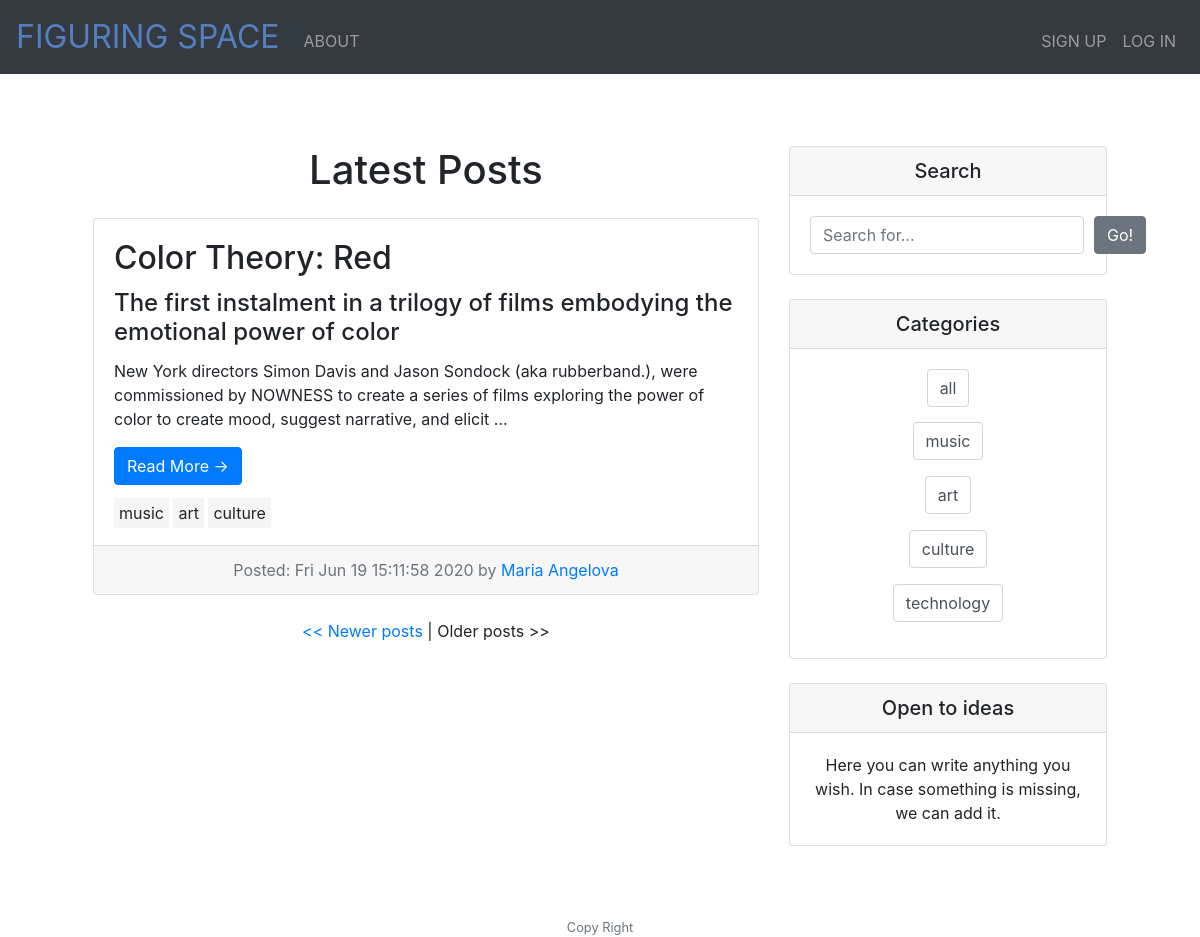
/2, run on the app's committed database.
### models.py (models this page shows, shortened)
class Post(db.Model):
    id = db.Column(db.Integer, primary_key=True)
    title = db.Column(db.String(50))
    subtitle = db.Column(db.String(50))
    date_posted = db.Column(db.DateTime)
    content = db.Column(db.Text)
    author = db.Column(db.Integer, db.ForeignKey("user.id"))
    categories = db.relationship("Category", secondary='categories', backref=db.backref('posts', lazy='dynamic'))

class Category(db.Model):
    id = db.Column(db.Integer, primary_key=True)
    title = db.Column(db.String(50))

class User(db.Model):
    id = db.Column(db.Integer, primary_key=True)
    first_name = db.Column(db.String(50))
    last_name = db.Column(db.String(50))
    email = db.Column(db.String(50))
    password = db.Column(db.String(20))
    registered = db.Column(db.DateTime)
    posts = db.relationship("Post", backref='user')

### app.py (the view)
@app.route("/", methods=['GET'])
@app.route('/posts')
@app.route("/<int:page>", methods=['GET'])
def index(page=1):
    posts = Post.query.order_by(Post.date_posted.desc()).paginate(page,per_page=5,error_out=False)
    categories = Category.query.all()
    return render_template("index.html", posts=posts, categories=categories)

### app.py (called while the page is built)
@app.after_request
def after_request(response):
    response.headers["Cache-Control"] = "no-cache, no-store, must-revalidate"
    response.headers["Expires"] = 0
    response.headers["Pragma"] = "no-cache"
    return response

### templates/index.html (shortened to what this page needs)
{% extends "layout.html" %} {% block main %}
<div class="container">
  <div class="row">
    <div class="col-md-8">
      <h1 class="my-4">
        Latest Posts
      </h1>
      {% block content %} {% if posts %} {%for post in posts.items%}
      <div class="card mb-4">
        <div class="card-body" style="text-align: left;">
          <h2 class="card-title">{{post.title}}</h2>
          <h4 class="card-title">{{post.subtitle}}</h4>
          <p class="card-text">
            {{post.content[:200]}}...
          </p>
          <a href="/post/{{post.id}}" class="btn btn-primary"
            >Read More &rarr;</a
          >
          {%for cat in post.categories%}
          <span style="background-color: whitesmoke; padding: 5px;"
            >{{cat.title}}</span
          >
          {%endfor%}
        </div>
        <div class="card-footer text-muted">
          Posted: {{post.date_posted.strftime("%c")}} by
          <a href="#">{{post.user.first_name}} {{post.user.last_name}}</a>
        </div>
      </div>
      {%endfor%} {% else %}
      <h1>Sorry, no posts were found.</h1>
      {% endif %} {% endblock content %}
      {% if posts.has_prev %}<a  href="{{ url_for('index', page=posts.prev_num) }}">&lt;&lt; Newer posts</a>{% else %}&lt;&lt; Newer posts{% endif %} |
{% if posts.has_next %}<a href="{{ url_for('index', page=posts.next_num) }}">Older posts &gt;&gt;</a>{% else %}Older posts &gt;&gt;{% endif %}
    </div>
    <div class="col-md-4">
      <div class="card my-4">
        <h5 class="card-header">Search</h5>
        <div class="card-body">
          <form action="/search" method="post">
            <div class="input-group-prepend">
            <input
              type="text"
              class="form-control"
              placeholder="Search for..."
              name="word"
            />
            <button
              class="btn btn-secondary"
              type="submit"
              style="margin-left: 10px;"
            >
              Go!
            </button>
            </div>
            </form>
        </div>
      </div>
      <div class="card my-4">
        <h5 class="card-header">Categories</h5>
        <div class="card-body">
          <a href="/" class="form-control" style="margin-bottom: 15px;"
          >all</a>
            {%for category in categories%}
            <form action="/posts/{{category.title}}" method="post">
              <div class="form-group">
                <input
                  class="form-control"
                  name="category"
                  type="submit"
                  value="{{category.title}}"
                />
              </div>
            </form>
            {%endfor%}
        </div>
      </div>
      <div class="card my-4">
        <h5 class="card-header">Open to ideas</h5>
        <div class="card-body">
          Here you can write anything you wish. In case something is missing, we
          can add it.
        </div>
      </div>
    </div>
  </div>
</div>
{% endblock %}

### static/style.css (style rules this page uses)
main .form-control { display: inline-block; width: auto; }

### data on the page
Post: title "Color Theory: Red", subtitle "The first instalment in a trilogy of films embodying the emotional power of color", content "New York directors Simon Davis and Jason Sondock (aka rubberband.), were commissioned by NOWNESS to create a series of films exploring the power of color to create mood, suggest narrative, and elicit", date_posted "Fri Jun 19 15:11:58 2020", user.first_name "Maria", user.last_name "Angelova"
Category: title "music", category "music"
Category: title "art", category "art"
Category: title "culture", category "culture"
Category: category "technology"
